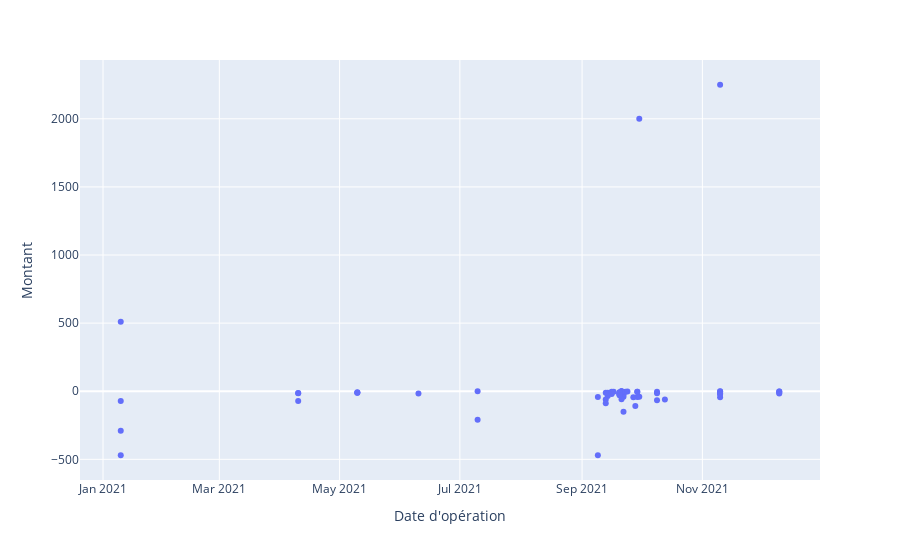

Source (notebook cell):
### Code cell
# pd.to_datetime(data["Date d'opération"])
px.scatter(data, x="Date d'opération", y="Montant")
